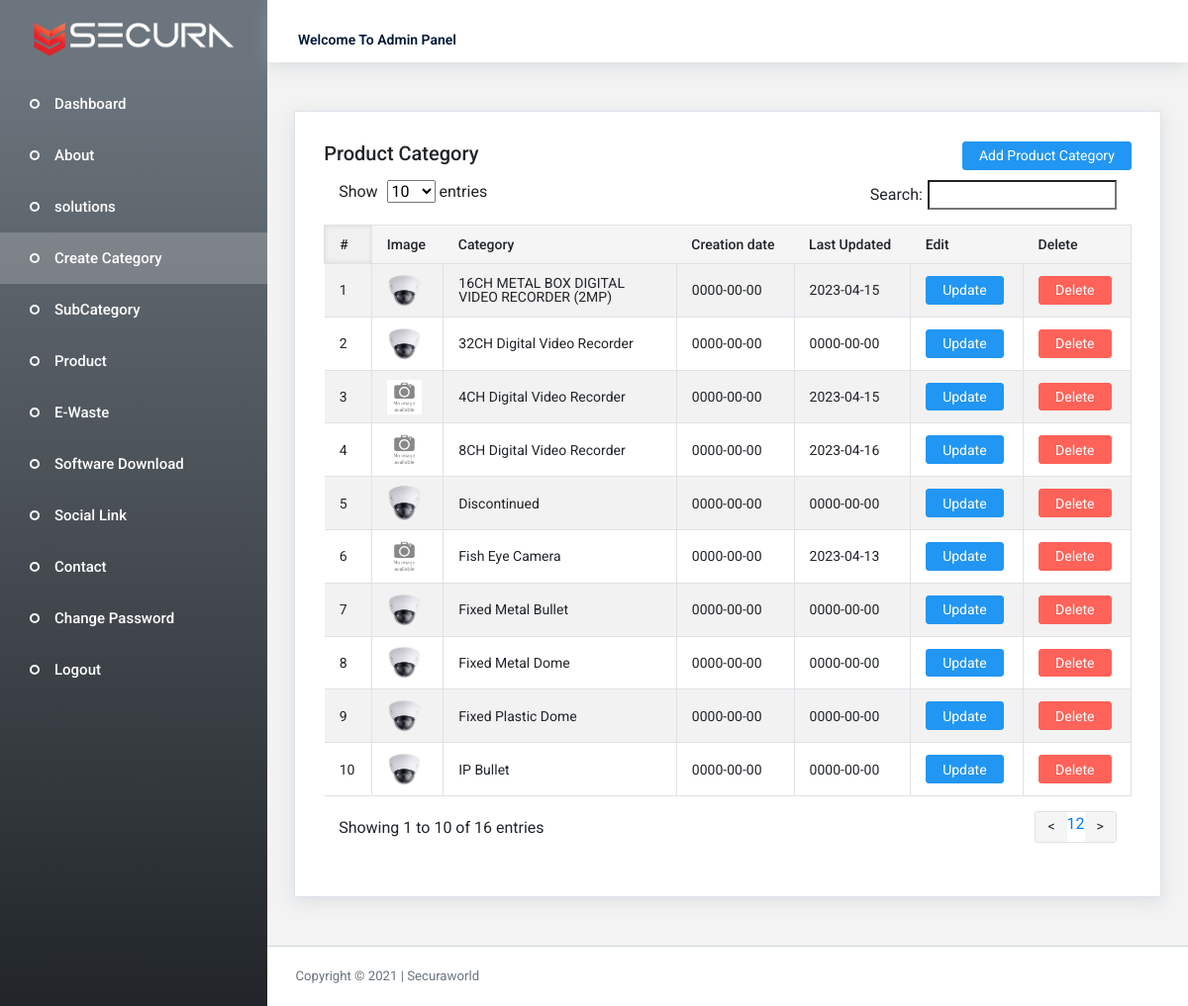
The app's page /Admin/product_cate.php (signed in), older data.
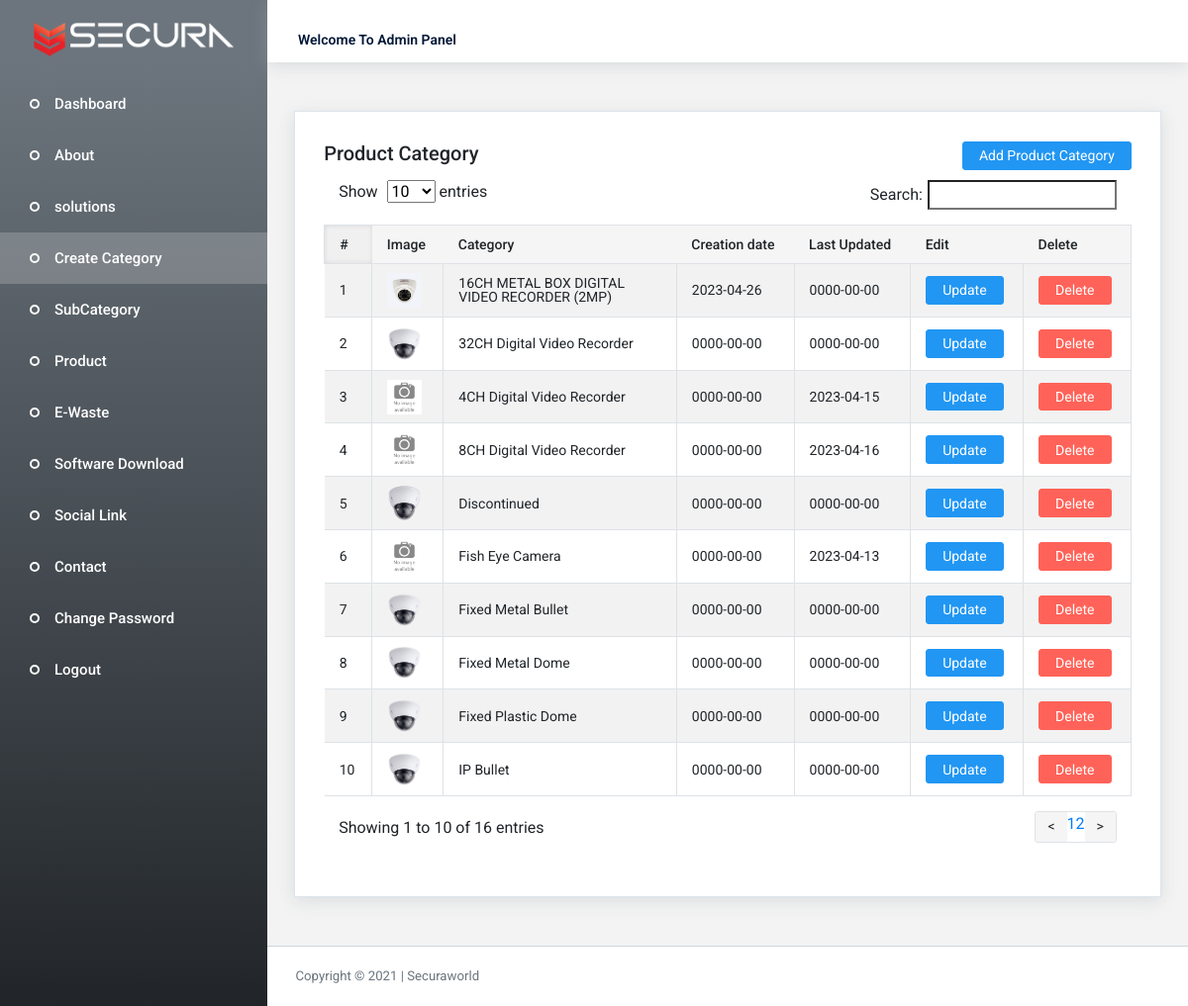
The same page, newer data.
### tables this page shows
CREATE TABLE `product_cate` (
  `id` int(11) NOT NULL,
  `categoryName` varchar(250) NOT NULL,
  `img` varchar(250) NOT NULL,
  `creationDate` date NOT NULL,
  `updationDate` date NOT NULL
);

### Admin/include/config.php (called while the page is built, shortened)
<?php
  include ("../include/masterConfig.php");
  $con = mysqli_connect($host,$username,$password,$db);
  include ("../include/class/queryMaster.php");
  $qm = new queryMaster();
?>

### include/class/queryMaster.php (called while the page is built, shortened)
<?php
	global $con;
	class queryMaster
	{
		function customQuery($query,$prntQry = "No"){
			global $con;
			return mysqli_query($con,$query);
		}
	}
?>

### Admin/product_cate.php (the view, shortened to what this page needs)
<!DOCTYPE html>
<html lang="en">
<?php @include("include/secureConfig.php");
?>
  <head>
	<?php @include("include/head.php") ?>
  </head>
  <body>
    <div class="container-scroller">
      <?php @include("include/navbar.php"); ?>
      <div class="container-fluid page-body-wrapper">
        <?php @include("include/sidebar.php"); ?>
        <div class="main-panel">
          <div class="content-wrapper">
            <div class="row">
              <div class="col-lg-12 grid-margin stretch-card">
                <div class="card">
                  <div class="card-body">
                    <h4 class="card-title">Product category<a href="product_cate_add.php" class="btn btn-primary" style="float: right;">Add Product Category</a></h4>
                    <div class="resTable">
                      <table class="datatable-1 table table-bordered table-striped	 display" width="100%">
                        <thead>
                          <tr>
                            <th>#</th>
                            <th>Image</th>
                            <th>Category</th>
                            <th>Creation date</th>
                            <th>Last Updated</th>
                            <th>Edit</th>
                            <th>Delete</th>
                          </tr>
                        </thead>
                        <tbody>
                          <?php
                            $result=$qm->customQuery("select * from product_cate order by creationDate desc");
                            if (mysqli_num_rows($result)>0) {
                              $cnt=1;
                             while ($row=mysqli_fetch_array($result)) { ?>
                              <tr>
                                <td><?php echo htmlentities($cnt);?></td>
                                <td class="py-1"> <img src="<?php echo $row["img"]=='' ? PRODUCT_URL.'noimg.png' : (file_exists(UPLOAD_PRODUCT_URL.$row["img"]) ? PRODUCT_URL.$row["img"] : PRODUCT_URL.'noimg.png'); ?>" style="width:25%;border-radius:0% !important;" alt="image"><br/></td>
                                <td class="py-1"><?php echo $row['categoryName'];?></td>
                                <td> <?php echo htmlentities($row['creationDate']);?></td>
                                <td><?php echo htmlentities($row['updationDate']);?></td>
                                <td style="width: 50px;"><a class="btn btn-primary" href="product_cate_update.php?id=<?php echo $row['id'];?>">Update</a></td>
                                <td style="width: 50px;"><a class="btn btn-danger" href="product_cate.php?id=<?php echo $row['id'];?>" onclick="return confirm('Are you sure to want to delete this item ?');">Delete</a><br/></td>
                              </tr>
                            <?php   $cnt=$cnt+1;} }
                            else {?>
                              <tr>
                                <td colspan="4"> <center><h5>No recorde found</h5></center></td>
                              </tr>
                            <?php } ?>
                        </tbody>
                      </table><br>
                    </div>
                  </div>
                </div>
              </div>
            </div>
          </div>
          <?php @include("include/footer.php"); ?>
        </div>
      </div>
    </div>
  </body>
</html>

Row changes from the older to the newer data that the page shows:
changed product_cate "16CH METAL BOX DIGITAL VIDEO RECORDER (2MP)": img: a different picture; creationDate "0000-00-00" → "2023-04-26"; updationDate "2023-04-15" → "0000-00-00"
